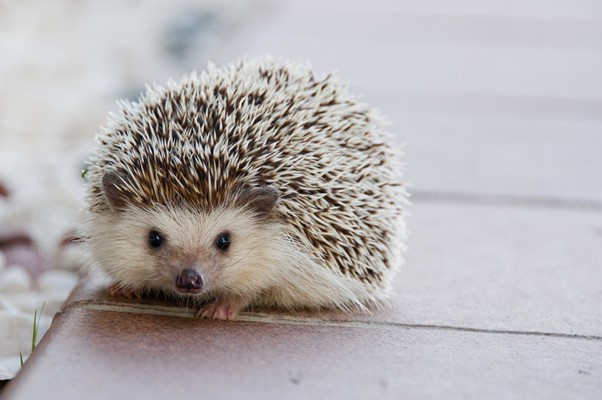
#> input picture sample_image.jpg, 602 x 400 px; the run also reads 1 picture not shown here
$ jupyter execute --allow-errors 'Week 5.ipynb'   (shell and % lines are left out)
#> lines starting #> are read from the running program, lines starting #| are printed output that depends on the picture; long printed decimals are rounded
## Text Processing Example: Word Frequency Counting

[cell 1]
from collections import Counter
import re
def process_text(file_path):
    with open(file_path, 'r', encoding='utf-8') as f:
        text = f.read().lower() # Remove punctuation and split into words
        words = re.findall(r'\w+', text)
        word_counts = Counter(words)
        for word, count in word_counts.most_common(10):
            print(f"{word}: {count}")
#> (the rest of this cell did not finish here and is left out)

## Image Processing Example: Grayscale Conversion and Basic Feature Extraction

[cell 2]
from PIL import Image
import numpy as np
def process_image(file_path):
#> called with file_path = 'sample_image.jpg'
    img = Image.open(file_path).convert("L") # convert to grayscale
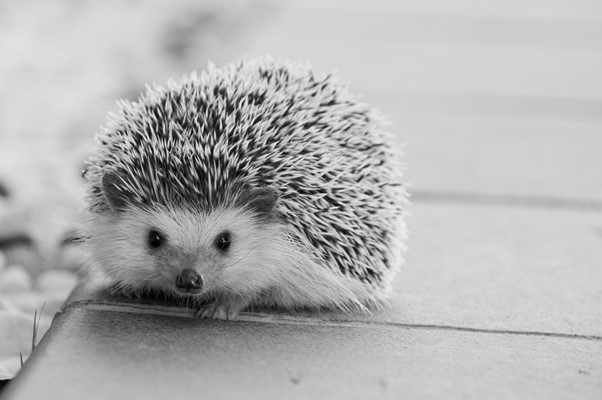
#> img: PIL image 602x400 L; min 0, max 241, mean 177.7
    img_array = np.array(img)
    avg_intensity = np.mean(img_array)
#> avg_intensity = 177.7
    print(f"Average intensity: {avg_intensity}")
#| Average intensity: 177.659
    img.save("processed_image.jpg")
process_image("sample_image.jpg")

## Audio Processing Example: Waveform and Frequency Analysis

[cell 3]
import librosa
import numpy as np
def process_audio(file_path): # Load audio at a default sample rate
    y, sr = librosa.load(file_path, sr=None)# Compute average amplitude (a rough measure of volume)
    avg_amplitude = np.mean(np.abs(y))
    print(f"Average amplitude: {avg_amplitude}")

    # Compute a short-time Fourier transform (STFT) for frequency analysis
    D = np.abs(librosa.stft(y))
    freq_bins = np.mean(D, axis=1)
    dominant_frequency_bin = np.argmax(freq_bins)
    print(f"Dominant frequency bin: {dominant_frequency_bin}")

process_audio("audio1.ogg")
#> (the call stopped at in process_audio, `y, sr = librosa.load(file_path, sr=None)# Compute average amplitude (a..`: librosa is not available in this run)

[cell 4]
from IPython.display import Image
Image("picture1.jpg")

[cell 5]
from IPython.display import Audio
Audio("audio1.mid")

[cell 6]
Audio("audio1.ogg")

[cell 7]
from matplotlib import pyplot
test_picture = pyplot.imread("picture1.jpg")
#> test_picture is the input picture: shape (400, 602, 3); mean R, G, B 180.7, 176.2, 177.1
print("Numpy array of the image is:",test_picture)
#> (printed output is left out)
pyplot.imshow(test_picture)
#> (this line was passed over: IPython is not available in this run)

[cell 8]
test_picture_filtered = 2*test_picture/3
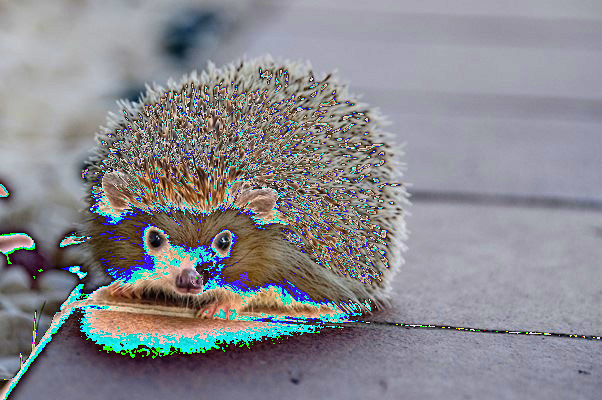
#> test_picture_filtered: shape (400, 602, 3) float64; mean R, G, B 45.6, 45.5, 47.3; drawn with min black and max white
pyplot.imshow(test_picture_filtered)
#> (this line was passed over: IPython is not available in this run)
